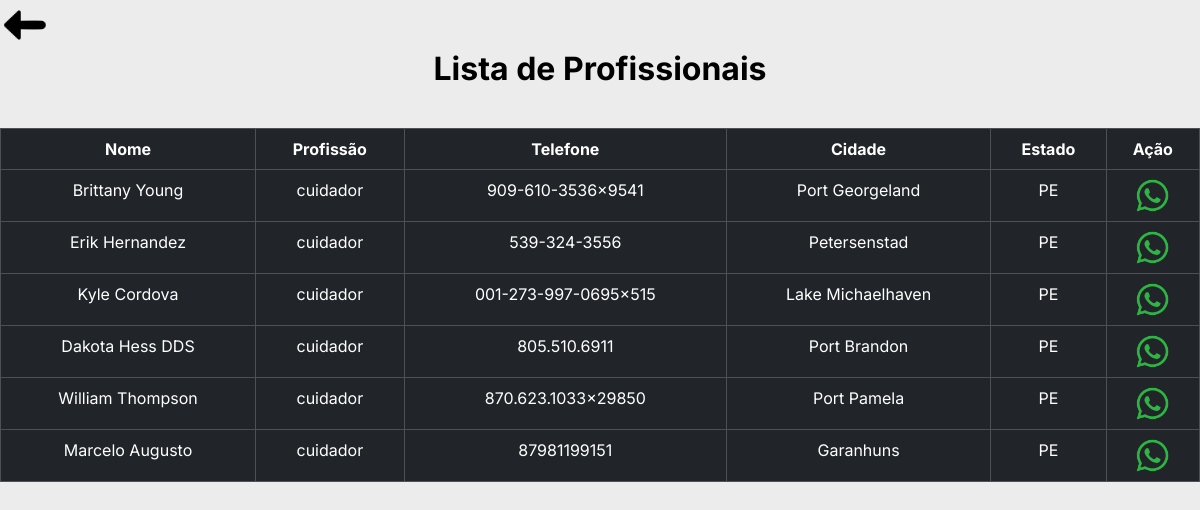
Screenshot of /profissionais/cuidador with the database file from the repository.
### tables this page shows
CREATE TABLE "profissionais"(
        "ID_profiss" INTEGER PRIMARY KEY AUTOINCREMENT,
        "nome"      TEXT,
        "CPF"       TEXT,
        "telefone"  TEXT,
        "email"     TEXT,
        "endereco"  TEXT,
        "num"       TEXT,
        "bairro"    TEXT,
        "CEP"       TEXT,
        cidade      TEXT,
        "uf"        TEXT,
        "profissao" TEXT
        );

### cliente.py (the view)
@bp_clientes.route('/profissionais/<profissao>', methods=['GET'])
def list_profissionais(profissao):
    profissionais = obter_profissionais_por_profissao(profissao)
    return render_template('clientes/perfil_profissional.html', profissionais=profissionais)

### cliente.py (called while the page is built)
def obter_profissionais_por_profissao(profissao):
    try:
        with sql.connect("goservice.db") as con:
            cur = con.cursor()
            cur.execute('''
                        SELECT * FROM profissionais
                        WHERE profissao = ?;
                    ''', (profissao,))
            dados = cur.fetchall()
            colunas = [column[0] for column in cur.description]
            dados_json = [dict(zip(colunas, row)) for row in dados]
            return dados_json
    except sql.Error as err:
        print(f"Erro ao executar a consulta: {err}")
        return None

### templates/clientes/perfil_profissional.html (shortened to what this page needs)
{% extends 'clientes/base/base_lista.html' %}
{% block customCSS %}
<link rel="stylesheet" href="{{ url_for('static', filename='css/estilosCli/estilo_lista.css')}}">
{% endblock %}
{% block body %}
<h3 class="tit__pag">Lista de Profissionais</h3>
<table class="table table-bordered table-dark bg-dark tabua">
    <thead>
      <tr>
        <th scope="col">Nome</th>
        <th scope="col">Profissão</th>
        <th scope="col">Telefone</th>
        <th scope="col">Cidade</th>
        <th scope="col">Estado</th>
        <th scope="col">Ação</th>
      </tr>
    </thead>
    <tbody>
    {% for profissional in profissionais %}
      <tr>
        <td>{{ profissional['nome']  }}</td>
        <td>{{ profissional['profissao'] }}</td>
        <td>{{ profissional['telefone'] }}</td>
        <td>{{ profissional['cidade'] }}</td>
        <td>{{ profissional['uf'] }}</td>
        <td>
          <a href="https://wa.me/55{{ profissional['telefone'] }}">
            <img class="lista__prof-icone" src="{{ url_for('static', filename='img/whats.png')}}" alt="ícone do whatsapp">
          </a>
        </td>
      </tr>
    {% endfor %}
    </tbody>
  </table>
{% endblock %}

### static/css/estilosCli/estilo_lista.css (style rules this page uses)
:root { --cor-preta: #000; --cor-branca: #FFF; --cor-cinza: #ECECEC; --cor-cinza-escuro: #CBC8C8; --fonte-inter: 'Inter', sans-serif; }
* { margin: 0; padding: 0; box-sizing: border-box; }
body { font-family: 'Inter', sans-serif; background-color: var(--cor-cinza); color: var(--cor-preta); }
.tit__pag { font-size: 32px; font-weight: 700; padding: 0em 0em 1em 0em; display: flex; justify-content: center; }
.lista__prof-icone { width: 35px; }
th,td { text-align: center; }

### rows the page displays
profissionais: nome "Brittany Young", profissao "cuidador", telefone "909-610-3536x9541", cidade "Port Georgeland", uf "PE"
profissionais: nome "Erik Hernandez", profissao "cuidador", telefone "539-324-3556", cidade "Petersenstad", uf "PE"
profissionais: nome "Kyle Cordova", profissao "cuidador", telefone "001-273-997-0695x515", cidade "Lake Michaelhaven", uf "PE"
profissionais: nome "Dakota Hess DDS", profissao "cuidador", telefone "805.510.6911", cidade "Port Brandon", uf "PE"
profissionais: nome "William Thompson", profissao "cuidador", telefone "870.623.1033x29850", cidade "Port Pamela", uf "PE"
profissionais: nome "Marcelo Augusto", profissao "cuidador", telefone "87981199151", cidade "Garanhuns", uf "PE"
